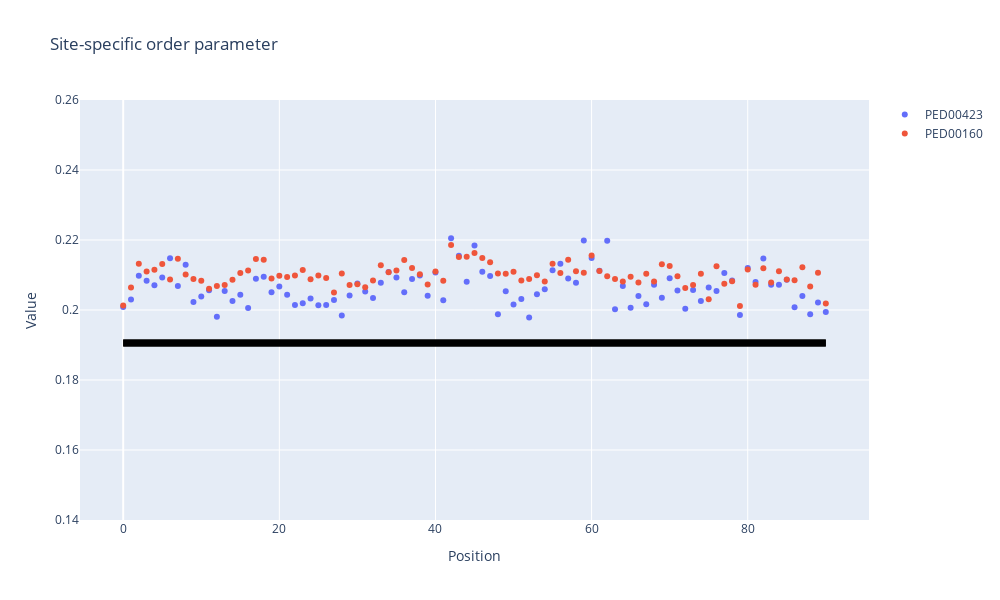

The cell this chart's notebook holds for it:
### Code cell
def dict_coord(tr):
    coord={}
    for key in tr.keys():
        ca_ids = tr[key].topology.select("protein and name CA")
        ca_xyz = tr[key].xyz[:,ca_ids]
        coord[key]=ca_xyz
    return coord
ca_xyz_dict=dict_coord(tr)
def compute_cos_consecutive(ca_xyz_dict):
    computed_data = {}
    for key, ca_xyz in ca_xyz_dict.items():
        starting_matrix = np.zeros((ca_xyz.shape[0], ca_xyz.shape[1]-1, ca_xyz.shape[1]-1))
        for conformation in range(ca_xyz.shape[0]):
            for i in range(ca_xyz.shape[1]-1):
                vector_i_i_plus1 = ca_xyz[conformation][i+1] - ca_xyz[conformation][i]
                vector_i_i_plus1 /= np.linalg.norm(vector_i_i_plus1)
                for j in range(ca_xyz.shape[1]-1):
                    vector_j_j_plus1 = ca_xyz[conformation][j+1] - ca_xyz[conformation][j]
                    vector_j_j_plus1 /= np.linalg.norm(vector_j_j_plus1)
                    cos_i_j = np.dot(vector_i_i_plus1, vector_j_j_plus1)
                    starting_matrix[conformation][i][j] = cos_i_j
        computed_data[key] = starting_matrix
    return computed_data

cos_dict=compute_cos_consecutive(ca_xyz_dict)
def site_pair_correlation_parameter(cos_dict):
    dict_K_ij={}
    dict_o_i={}
    for key  in  cos_dict.keys():
        mean_cos_tetha=np.mean(cos_dict[key],axis=0)
        square_diff=(cos_dict[key]-mean_cos_tetha)**2
        variance_cos_tetha=np.mean(square_diff,axis=0)
        K_ij = [[1 - np.sqrt(2 * variance_cos_tetha[i][j]) for j in range(variance_cos_tetha.shape[1])] for i in range(variance_cos_tetha.shape[0])]
        dict_K_ij[key]=np.array(K_ij)
    for key in dict_K_ij.keys():
        o_i=np.mean(dict_K_ij[key],axis=1)
        dict_o_i[key]=np.array(o_i)
    return dict_o_i
dict_o_i=site_pair_correlation_parameter(cos_dict)
def plot_o_i(dict_o_i):
    fig = go.Figure()
    for key, o_i in dict_o_i.items():
        position = list(range(o_i.shape[0])) 
        trace = go.Scatter(x=position, y=o_i, mode='markers', name=key)
        fig.add_trace(trace)
    
    layout = go.Layout(
        title='Site-specific order parameter',
        xaxis=dict(title='Position'),
        yaxis=dict(title='Value', range=[0.14, 0.26]),
        width=1000,
        height=600
    )
    
    fig.update_layout(layout)
    
    for key, _ in dict_o_i.items():
        fig.add_shape(type="line", x0=min(position), y0=0.1906, x1=max(position), y1=0.1906, line=dict(color="black", width=7))
    
    fig.show()
plot_o_i(dict_o_i)

### Figure 1 — Plotly figure (JSON) as saved in the notebook; plotly's stock layout.template omitted (floating-point values rounded to 4 significant figures)
{"data": [{"mode": "markers", "name": "PED00423", "type": "scatter", "x": [0, 1, 2, 3, 4, 5, 6, 7, 8, 9, 10, 11, 12, 13, 14, 15, 16, 17, 18, 19, 20, 21, 22, 23, 24, 25, 26, 27, 28, 29, 30, 31, 32, 33, 34, 35, 36, 37, 38, 39, 40, 41, 42, 43, 44, 45, 46, 47, 48, 49, 50, 51, 52, 53, 54, 55, 56, 57, 58, 59, 60, 61, 62, 63, 64, 65, 66, 67, 68, 69, 70, 71, 72, 73, 74, 75, 76, 77, 78, 79, 80, 81, 82, 83, 84, 85, 86, 87, 88, 89, 90], "y": [0.2009, 0.203, 0.2098, 0.2083, 0.2071, 0.2093, 0.2148, 0.2069, 0.2129, 0.2023, 0.2039, 0.2057, 0.1981, 0.2054, 0.2026, 0.2044, 0.2006, 0.2089, 0.2095, 0.2051, 0.2067, 0.2044, 0.2014, 0.2019, 0.2033, 0.2013, 0.2014, 0.2028, 0.1985, 0.2042, 0.2076, 0.2053, 0.2034, 0.2078, 0.2108, 0.2093, 0.2051, 0.2089, 0.2099, 0.2041, 0.2107, 0.2028, 0.2205, 0.2155, 0.2081, 0.2185, 0.2109, 0.2097, 0.1988, 0.2053, 0.2016, 0.2031, 0.1979, 0.2045, 0.206, 0.2114, 0.2132, 0.209, 0.2078, 0.2199, 0.2148, 0.2112, 0.2198, 0.2002, 0.2069, 0.2006, 0.204, 0.2016, 0.2072, 0.2035, 0.2091, 0.2056, 0.2004, 0.2057, 0.2026, 0.2064, 0.2054, 0.2105, 0.2085, 0.1986, 0.212, 0.208, 0.2147, 0.2072, 0.2072, 0.2087, 0.2008, 0.204, 0.1988, 0.2021, 0.1994]}, {"mode": "markers", "name": "PED00160", "type": "scatter", "x": [0, 1, 2, 3, 4, 5, 6, 7, 8, 9, 10, 11, 12, 13, 14, 15, 16, 17, 18, 19, 20, 21, 22, 23, 24, 25, 26, 27, 28, 29, 30, 31, 32, 33, 34, 35, 36, 37, 38, 39, 40, 41, 42, 43, 44, 45, 46, 47, 48, 49, 50, 51, 52, 53, 54, 55, 56, 57, 58, 59, 60, 61, 62, 63, 64, 65, 66, 67, 68, 69, 70, 71, 72, 73, 74, 75, 76, 77, 78, 79, 80, 81, 82, 83, 84, 85, 86, 87, 88, 89, 90], "y": [0.2013, 0.2064, 0.2132, 0.211, 0.2115, 0.2132, 0.2087, 0.2147, 0.2102, 0.2088, 0.2083, 0.2061, 0.2069, 0.2072, 0.2087, 0.2106, 0.2113, 0.2146, 0.2144, 0.209, 0.2098, 0.2094, 0.2098, 0.2114, 0.2088, 0.2098, 0.2091, 0.205, 0.2104, 0.2071, 0.2074, 0.2065, 0.2084, 0.2128, 0.2108, 0.2113, 0.2143, 0.212, 0.2102, 0.2073, 0.211, 0.2083, 0.2186, 0.2151, 0.2152, 0.2163, 0.2149, 0.2136, 0.2105, 0.2104, 0.2109, 0.2084, 0.2089, 0.2099, 0.2081, 0.2132, 0.2105, 0.2144, 0.2111, 0.2106, 0.2156, 0.2111, 0.2096, 0.2088, 0.2081, 0.2095, 0.2078, 0.2104, 0.2081, 0.213, 0.2126, 0.2097, 0.2063, 0.2072, 0.2103, 0.2031, 0.2125, 0.2075, 0.2082, 0.2011, 0.2116, 0.2072, 0.2119, 0.2079, 0.2111, 0.2087, 0.2085, 0.2122, 0.2067, 0.2106, 0.2019]}], "layout": {"height": 600, "shapes": [{"line": {"color": "black", "width": 7}, "type": "line", "x0": 0, "x1": 90, "y0": 0.1906, "y1": 0.1906}, {"line": {"color": "black", "width": 7}, "type": "line", "x0": 0, "x1": 90, "y0": 0.1906, "y1": 0.1906}], "title": {"text": "Site-specific order parameter"}, "width": 1000, "xaxis": {"title": {"text": "Position"}}, "yaxis": {"range": [0.14, 0.26], "title": {"text": "Value"}}}}
